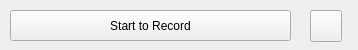
<?xml version="1.0" encoding="UTF-8"?>
<ui version="4.0">
 <class>ActivityCollecterClass</class>
 <widget class="QWidget" name="ActivityCollecterClass">
  <property name="geometry">
   <rect>
    <x>0</x>
    <y>0</y>
    <width>358</width>
    <height>50</height>
   </rect>
  </property>
  <property name="windowTitle">
   <string>ActivityCollecter</string>
  </property>
  <widget class="QPushButton" name="btnStart">
   <property name="geometry">
    <rect>
     <x>10</x>
     <y>10</y>
     <width>281</width>
     <height>31</height>
    </rect>
   </property>
   <property name="text">
    <string>Start to Record</string>
   </property>
  </widget>
  <widget class="QPushButton" name="btnSetting">
   <property name="geometry">
    <rect>
     <x>310</x>
     <y>10</y>
     <width>32</width>
     <height>32</height>
    </rect>
   </property>
   <property name="text">
    <string/>
   </property>
   <property name="icon">
    <iconset>
     <normaloff>setting.png</normaloff>setting.png</iconset>
   </property>
  </widget>
 </widget>
 <layoutdefault spacing="6" margin="11"/>
 <resources>
  <include location="activitycollecter.qrc"/>
 </resources>
 <connections/>
</ui>
